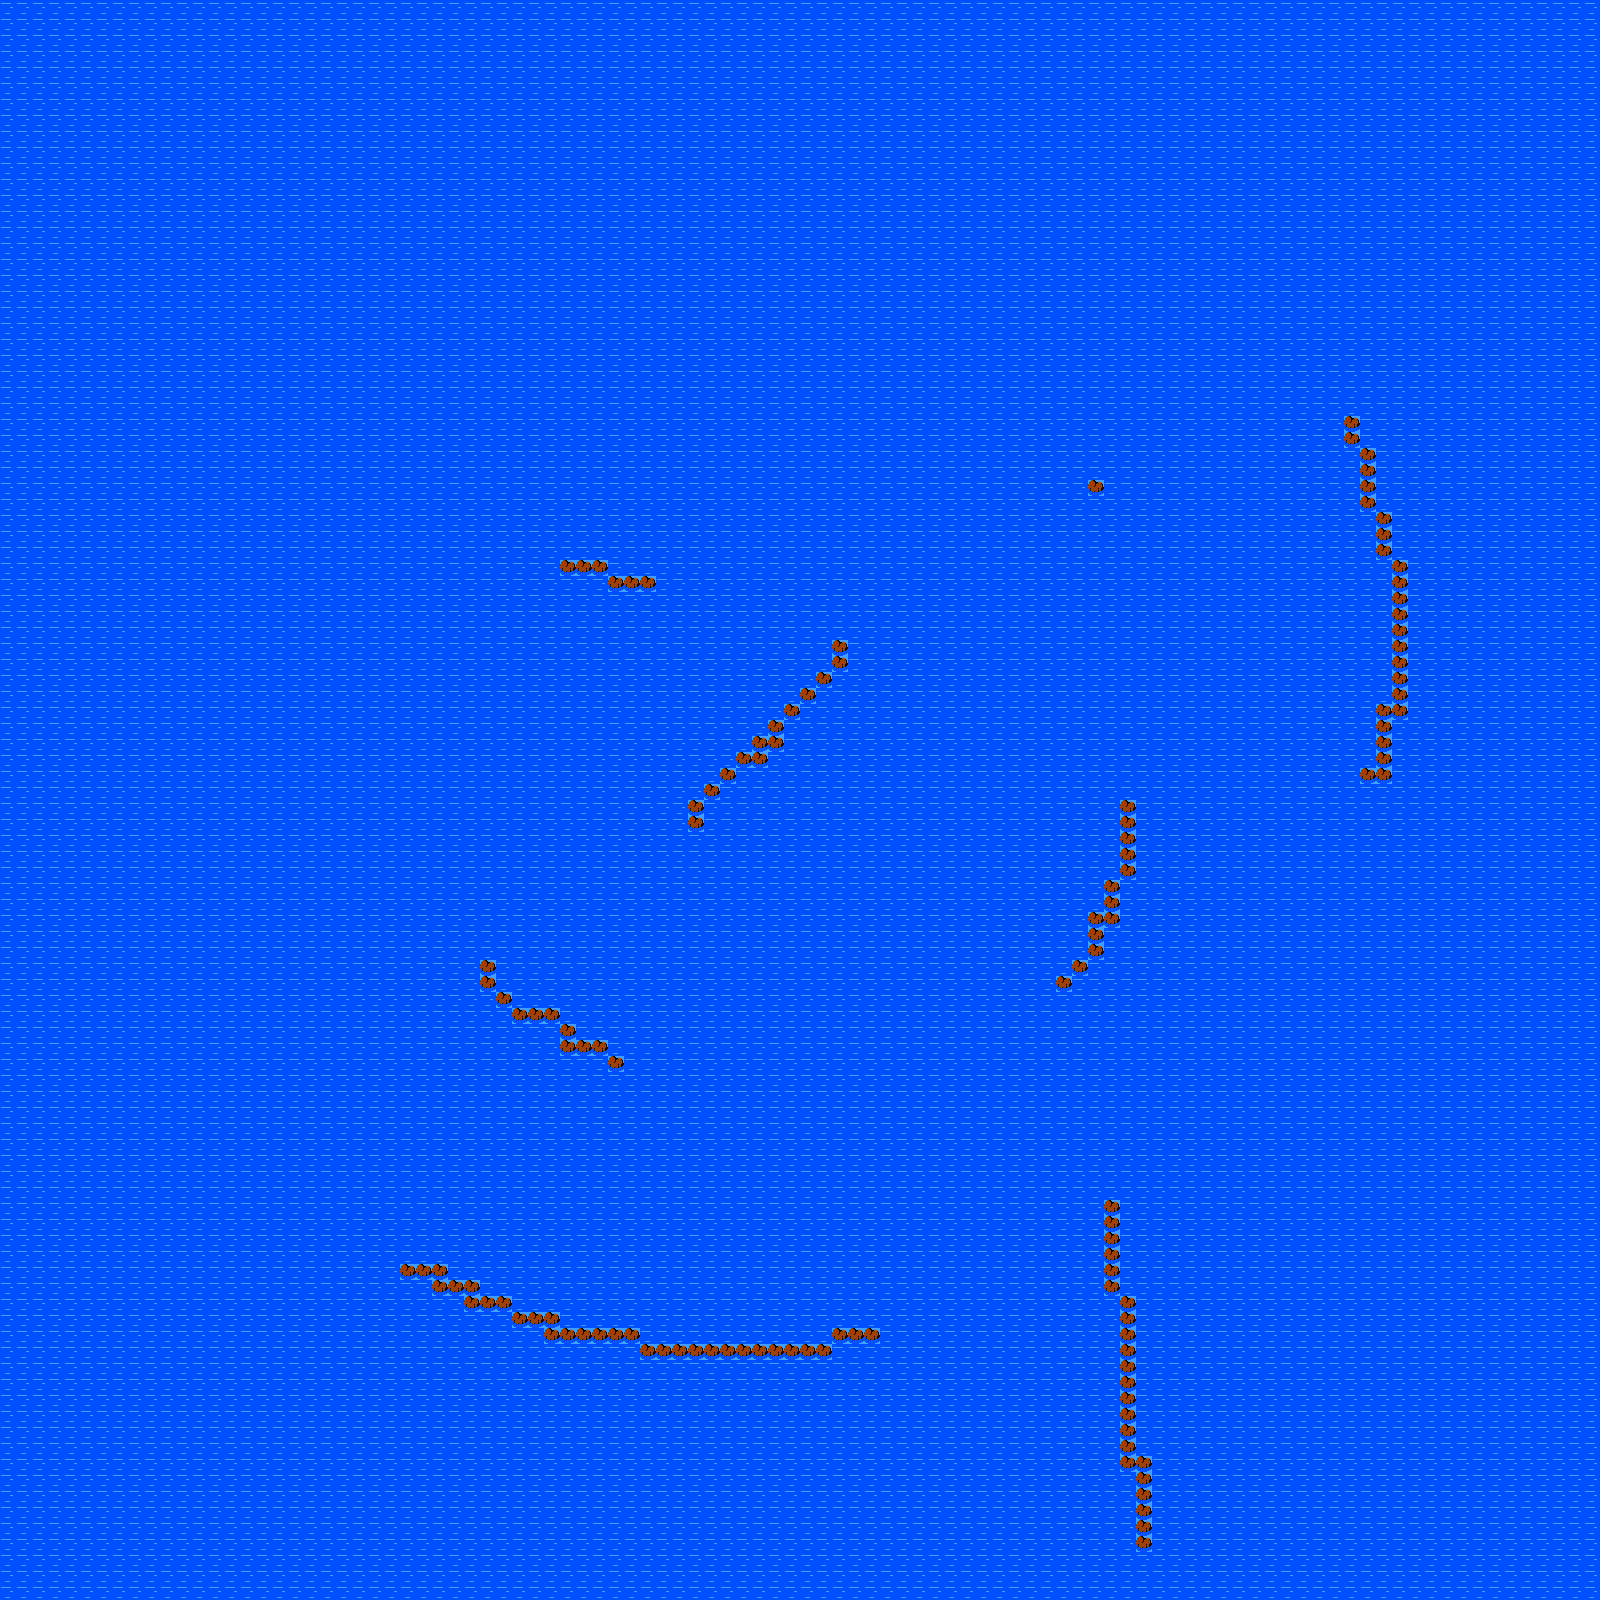

Tiled map render using the project's own tile images. Description and the map definition, with tile-layer contents summarised, below:
An orthogonal 100x100 tile map with 16x16 px tiles, 2 tile layers (sea, island), 2 tilesets.

<map version="1.2" tiledversion="1.3.1" orientation="orthogonal" renderorder="right-down" compressionlevel="-1" width="100" height="100" tilewidth="16" tileheight="16" infinite="0" nextlayerid="5" nextobjectid="1">
 <tileset firstgid="1" source="Zoria Tileset/scraps.tsx" />
 <tileset firstgid="481" source="Zoria Tileset/water.tsx" />
 <layer id="1" name="sea" width="100" height="100">
  <data>[10000 cells, 10000 non-empty, 1 distinct tile ids]</data>
 </layer>
 <layer id="4" name="island" width="100" height="100">
  <data>[10000 cells, 126 non-empty, 1 distinct tile ids]</data>
 </layer>
</map>
